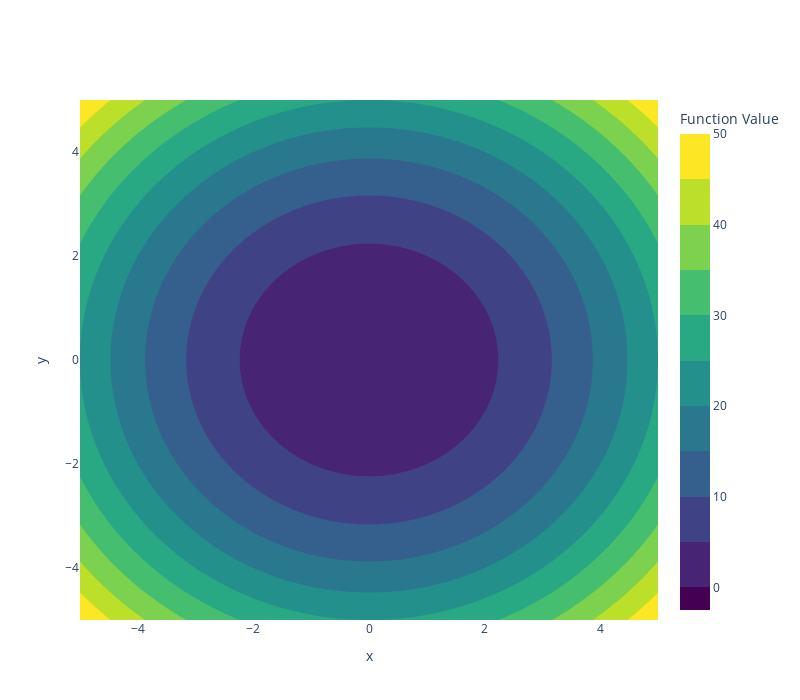

Notebook code for this chart:
### Code cell
plot_contour_and_paths(Sphere(), paths=[])

### Figure 1 — Plotly figure (JSON) as saved in the notebook; plotly's stock layout.template omitted (floating-point values rounded to 4 significant figures; data arrays with more than 128 entries replaced by an {"elided": "..."} marker saying what was removed)
{"data": [{"colorbar": {"title": {"text": "Function Value"}}, "colorscale": [[0, "#440154"], [0.1111, "#482878"], [0.2222, "#3e4989"], [0.3333, "#31688e"], [0.4444, "#26828e"], [0.5556, "#1f9e89"], [0.6667, "#35b779"], [0.7778, "#6ece58"], [0.8889, "#b5de2b"], [1, "#fde725"]], "contours": {"showlines": false}, "type": "contour", "x": {"elided": "200 float values"}, "y": {"elided": "200 float values"}, "z": {"elided": "200x200 float values"}}], "layout": {"height": 700, "title": {"text": ""}, "width": 800, "xaxis": {"title": {"text": "x"}}, "yaxis": {"title": {"text": "y"}}}}
